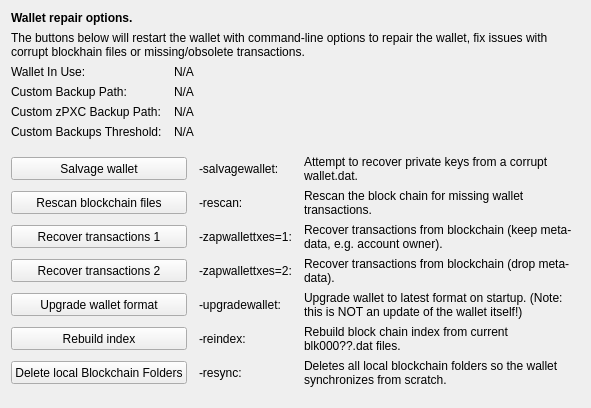
     <widget class="QWidget" name="tab_repair">
      <attribute name="title">
       <string>&amp;Wallet Repair</string>
      </attribute>
      <layout class="QGridLayout" name="gridLayout_4" columnstretch="0,0,0,0">
       <property name="horizontalSpacing">
        <number>12</number>
       </property>
       <item row="0" column="0" colspan="4">
        <widget class="QLabel" name="label_repair_header">
         <property name="font">
          <font>
           <weight>75</weight>
           <bold>true</bold>
          </font>
         </property>
         <property name="text">
          <string>Wallet repair options.</string>
         </property>
        </widget>
       </item>
       <item row="1" column="0" colspan="4">
        <widget class="QLabel" name="label_repair_helptext">
         <property name="font">
          <font>
           <weight>50</weight>
           <bold>false</bold>
          </font>
         </property>
         <property name="text">
          <string>The buttons below will restart the wallet with command-line options to repair the wallet, fix issues with corrupt blockhain files or missing/obsolete transactions.</string>
         </property>
         <property name="wordWrap">
          <bool>true</bool>
         </property>
        </widget>
       </item>
       <item row="2" column="0">
        <widget class="QLabel" name="wallet_path_label">
         <property name="text">
          <string>Wallet In Use:</string>
         </property>
        </widget>
       </item>
       <item row="2" column="1" colspan="3">
        <widget class="QLabel" name="wallet_path">
         <property name="cursor">
          <cursorShape>IBeamCursor</cursorShape>
         </property>
         <property name="text">
          <string>N/A</string>
         </property>
         <property name="textFormat">
          <enum>Qt::PlainText</enum>
         </property>
         <property name="textInteractionFlags">
          <set>Qt::LinksAccessibleByMouse|Qt::TextSelectableByKeyboard|Qt::TextSelectableByMouse</set>
         </property>
        </widget>
       </item>
       <item row="3" column="0">
        <widget class="QLabel" name="wallet_custombackuppath_label">
         <property name="text">
          <string>Custom Backup Path:</string>
         </property>
         <property name="visible">
          <bool>false</bool>
         </property>
        </widget>
       </item>
       <item row="3" column="1" colspan="3">
        <widget class="QLabel" name="wallet_custombackuppath">
         <property name="cursor">
          <cursorShape>IBeamCursor</cursorShape>
         </property>
         <property name="text">
          <string>N/A</string>
         </property>
         <property name="textFormat">
          <enum>Qt::PlainText</enum>
         </property>
         <property name="textInteractionFlags">
          <set>Qt::LinksAccessibleByMouse|Qt::TextSelectableByKeyboard|Qt::TextSelectableByMouse</set>
         </property>
         <property name="visible">
          <bool>false</bool>
         </property>
        </widget>
       </item>
       <item row="4" column="0">
        <widget class="QLabel" name="wallet_customzpxcbackuppath_label">
         <property name="text">
          <string>Custom zPXC Backup Path:</string>
         </property>
         <property name="visible">
          <bool>false</bool>
         </property>
        </widget>
       </item>
       <item row="4" column="1" colspan="3">
        <widget class="QLabel" name="wallet_customzpxcbackuppath">
         <property name="cursor">
          <cursorShape>IBeamCursor</cursorShape>
         </property>
         <property name="text">
          <string>N/A</string>
         </property>
         <property name="textFormat">
          <enum>Qt::PlainText</enum>
         </property>
         <property name="textInteractionFlags">
          <set>Qt::LinksAccessibleByMouse|Qt::TextSelectableByKeyboard|Qt::TextSelectableByMouse</set>
         </property>
         <property name="visible">
          <bool>false</bool>
         </property>
        </widget>
       </item>
       <item row="5" column="0">
        <widget class="QLabel" name="wallet_custombackupthreshold_label">
         <property name="text">
          <string>Custom Backups Threshold:</string>
         </property>
         <property name="visible">
          <bool>false</bool>
         </property>
        </widget>
       </item>
       <item row="5" column="1" colspan="3">
        <widget class="QLabel" name="wallet_custombackupthreshold">
         <property name="cursor">
          <cursorShape>IBeamCursor</cursorShape>
         </property>
         <property name="text">
          <string>N/A</string>
         </property>
         <property name="textFormat">
          <enum>Qt::PlainText</enum>
         </property>
         <property name="textInteractionFlags">
          <set>Qt::LinksAccessibleByMouse|Qt::TextSelectableByKeyboard|Qt::TextSelectableByMouse</set>
         </property>
         <property name="visible">
          <bool>false</bool>
         </property>
        </widget>
       </item>
       <item row="6" column="0">
        <spacer name="verticalSpacer_repair1">
         <property name="orientation">
          <enum>Qt::Vertical</enum>
         </property>
         <property name="sizeHint" stdset="0">
          <size>
           <width>10</width>
           <height>10</height>
          </size>
         </property>
        </spacer>
       </item>
       <item row="7" column="0" colspan="2">
        <widget class="QPushButton" name="btn_salvagewallet">
         <property name="minimumSize">
          <size>
           <width>100</width>
           <height>23</height>
          </size>
         </property>
         <property name="text">
          <string>Salvage wallet</string>
         </property>
        </widget>
       </item>
       <item row="7" column="2">
        <widget class="QLabel" name="label_repair_salvage_command">
         <property name="text">
          <string notr="true">-salvagewallet:</string>
         </property>
        </widget>
       </item>
       <item row="7" column="3">
        <widget class="QLabel" name="label_repair_salvage">
         <property name="text">
          <string>Attempt to recover private keys from a corrupt wallet.dat.</string>
         </property>
         <property name="wordWrap">
          <bool>true</bool>
         </property>
        </widget>
       </item>
       <item row="8" column="0" colspan="2">
        <widget class="QPushButton" name="btn_rescan">
         <property name="minimumSize">
          <size>
           <width>100</width>
           <height>23</height>
          </size>
         </property>
         <property name="text">
          <string>Rescan blockchain files</string>
         </property>
        </widget>
       </item>
       <item row="8" column="2">
        <widget class="QLabel" name="label_repair_rescan_command">
         <property name="text">
          <string notr="true">-rescan:</string>
         </property>
        </widget>
       </item>
       <item row="8" column="3">
        <widget class="QLabel" name="label_repair_rescan">
         <property name="text">
          <string>Rescan the block chain for missing wallet transactions.</string>
         </property>
         <property name="wordWrap">
          <bool>true</bool>
         </property>
        </widget>
       </item>
       <item row="9" column="0" colspan="2">
        <widget class="QPushButton" name="btn_zapwallettxes1">
         <property name="minimumSize">
          <size>
           <width>100</width>
           <height>23</height>
          </size>
         </property>
         <property name="text">
          <string>Recover transactions 1</string>
         </property>
        </widget>
       </item>
       <item row="9" column="2">
        <widget class="QLabel" name="label_repair_zap1_command">
         <property name="text">
          <string notr="true">-zapwallettxes=1:</string>
         </property>
        </widget>
       </item>
       <item row="9" column="3">
        <widget class="QLabel" name="label_repair_zap1">
         <property name="text">
          <string>Recover transactions from blockchain (keep meta-data, e.g. account owner).</string>
         </property>
         <property name="wordWrap">
          <bool>true</bool>
         </property>
        </widget>
       </item>
       <item row="10" column="0" colspan="2">
        <widget class="QPushButton" name="btn_zapwallettxes2">
         <property name="minimumSize">
          <size>
           <width>100</width>
           <height>23</height>
          </size>
         </property>
         <property name="text">
          <string>Recover transactions 2</string>
         </property>
        </widget>
       </item>
       <item row="10" column="2">
        <widget class="QLabel" name="label_repair_zap2_command">
         <property name="text">
          <string notr="true">-zapwallettxes=2:</string>
         </property>
        </widget>
       </item>
       <item row="10" column="3">
        <widget class="QLabel" name="label_repair_zap2">
         <property name="text">
          <string>Recover transactions from blockchain (drop meta-data).</string>
         </property>
         <property name="wordWrap">
          <bool>true</bool>
         </property>
        </widget>
       </item>
       <item row="11" column="0" colspan="2">
        <widget class="QPushButton" name="btn_upgradewallet">
         <property name="minimumSize">
          <size>
           <width>100</width>
           <height>23</height>
          </size>
         </property>
         <property name="text">
          <string>Upgrade wallet format</string>
         </property>
        </widget>
       </item>
       <item row="11" column="2">
        <widget class="QLabel" name="label_repair_upgrade_command">
         <property name="text">
          <string notr="true">-upgradewallet:</string>
         </property>
        </widget>
       </item>
       <item row="11" column="3">
        <widget class="QLabel" name="label_repair_upgrade">
         <property name="text">
          <string>Upgrade wallet to latest format on startup. (Note: this is NOT an update of the wallet itself!)</string>
         </property>
         <property name="wordWrap">
          <bool>true</bool>
         </property>
        </widget>
       </item>
       <item row="12" column="0" colspan="2">
        <widget class="QPushButton" name="btn_reindex">
         <property name="minimumSize">
          <size>
           <width>100</width>
           <height>23</height>
          </size>
         </property>
         <property name="text">
          <string>Rebuild index</string>
         </property>
        </widget>
       </item>
       <item row="12" column="2">
        <widget class="QLabel" name="label_repair_reindex_command">
         <property name="text">
          <string notr="true">-reindex:</string>
         </property>
        </widget>
       </item>
       <item row="12" column="3">
        <widget class="QLabel" name="label_repair_reindex">
         <property name="text">
          <string>Rebuild block chain index from current blk000??.dat files.</string>
         </property>
         <property name="wordWrap">
          <bool>true</bool>
         </property>
        </widget>
       </item>
       <item row="13" column="0" colspan="2">
        <widget class="QPushButton" name="btn_resync">
         <property name="minimumSize">
          <size>
           <width>100</width>
           <height>23</height>
          </size>
         </property>
         <property name="text">
          <string>Delete local Blockchain Folders</string>
         </property>
        </widget>
       </item>
       <item row="13" column="2">
        <widget class="QLabel" name="label_repair_resync_command">
         <property name="text">
          <string>-resync:</string>
         </property>
        </widget>
       </item>
       <item row="13" column="3">
        <widget class="QLabel" name="label_repair_resync">
         <property name="text">
          <string>Deletes all local blockchain folders so the wallet synchronizes from scratch.</string>
         </property>
         <property name="wordWrap">
          <bool>true</bool>
         </property>
        </widget>
       </item>
       <item row="14" column="0">
        <spacer name="verticalSpacer_repair2">
         <property name="orientation">
          <enum>Qt::Vertical</enum>
         </property>
         <property name="sizeHint" stdset="0">
          <size>
           <width>20</width>
           <height>10</height>
          </size>
         </property>
        </spacer>
       </item>
      </layout>
     </widget>
